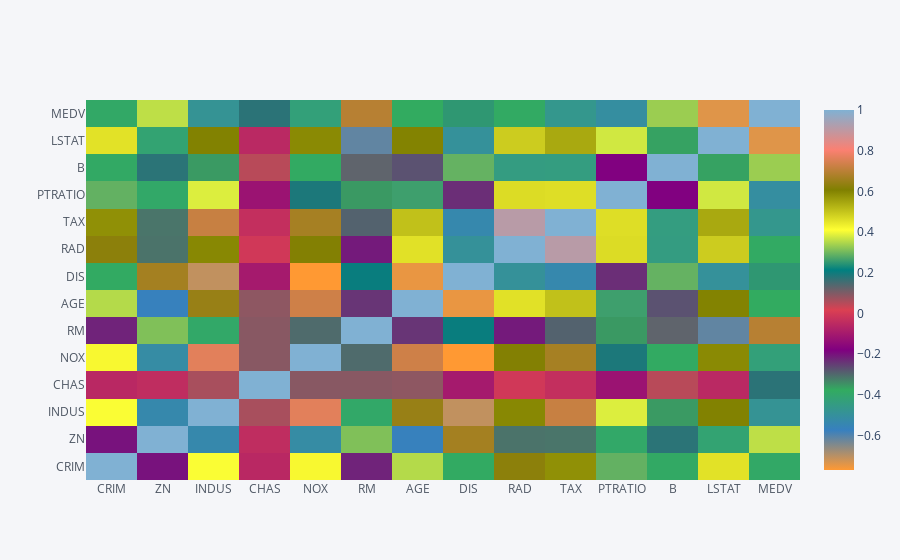

The notebook cell saved with this chart:
### Code cell
df.corr().iplot(kind='heatmap', )

### Figure 1 — Plotly figure (JSON) as saved in the notebook; plotly's stock layout.template omitted (floating-point values rounded to 4 significant figures; data arrays with more than 128 entries replaced by an {"elided": "..."} marker saying what was removed)
{"data": [{"colorscale": [[0, "rgb(255, 153, 51)"], [0.1111, "rgb(55, 128, 191)"], [0.2222, "rgb(50, 171, 96)"], [0.3333, "rgb(128, 0, 128)"], [0.4444, "rgb(219, 64, 82)"], [0.5556, "rgb(0, 128, 128)"], [0.6667, "rgb(255, 255, 51)"], [0.7778, "rgb(128, 128, 0)"], [0.8889, "rgb(251, 128, 114)"], [1, "rgb(128, 177, 211)"]], "type": "heatmap", "x": ["CRIM", "ZN", "INDUS", "CHAS", "NOX", "RM", "AGE", "DIS", "RAD", "TAX", "PTRATIO", "B", "LSTAT", "MEDV"], "y": ["CRIM", "ZN", "INDUS", "CHAS", "NOX", "RM", "AGE", "DIS", "RAD", "TAX", "PTRATIO", "B", "LSTAT", "MEDV"], "z": {"elided": "14x14 float values"}, "zmax": 1, "zmin": -0.7692}], "layout": {"legend": {"bgcolor": "#F5F6F9", "font": {"color": "#4D5663"}}, "paper_bgcolor": "#F5F6F9", "plot_bgcolor": "#F5F6F9", "title": {"font": {"color": "#4D5663"}}, "xaxis": {"gridcolor": "#E1E5ED", "showgrid": true, "tickfont": {"color": "#4D5663"}, "title": {"font": {"color": "#4D5663"}, "text": ""}, "zerolinecolor": "#E1E5ED"}, "yaxis": {"gridcolor": "#E1E5ED", "showgrid": true, "tickfont": {"color": "#4D5663"}, "title": {"font": {"color": "#4D5663"}, "text": ""}, "zerolinecolor": "#E1E5ED"}}}
